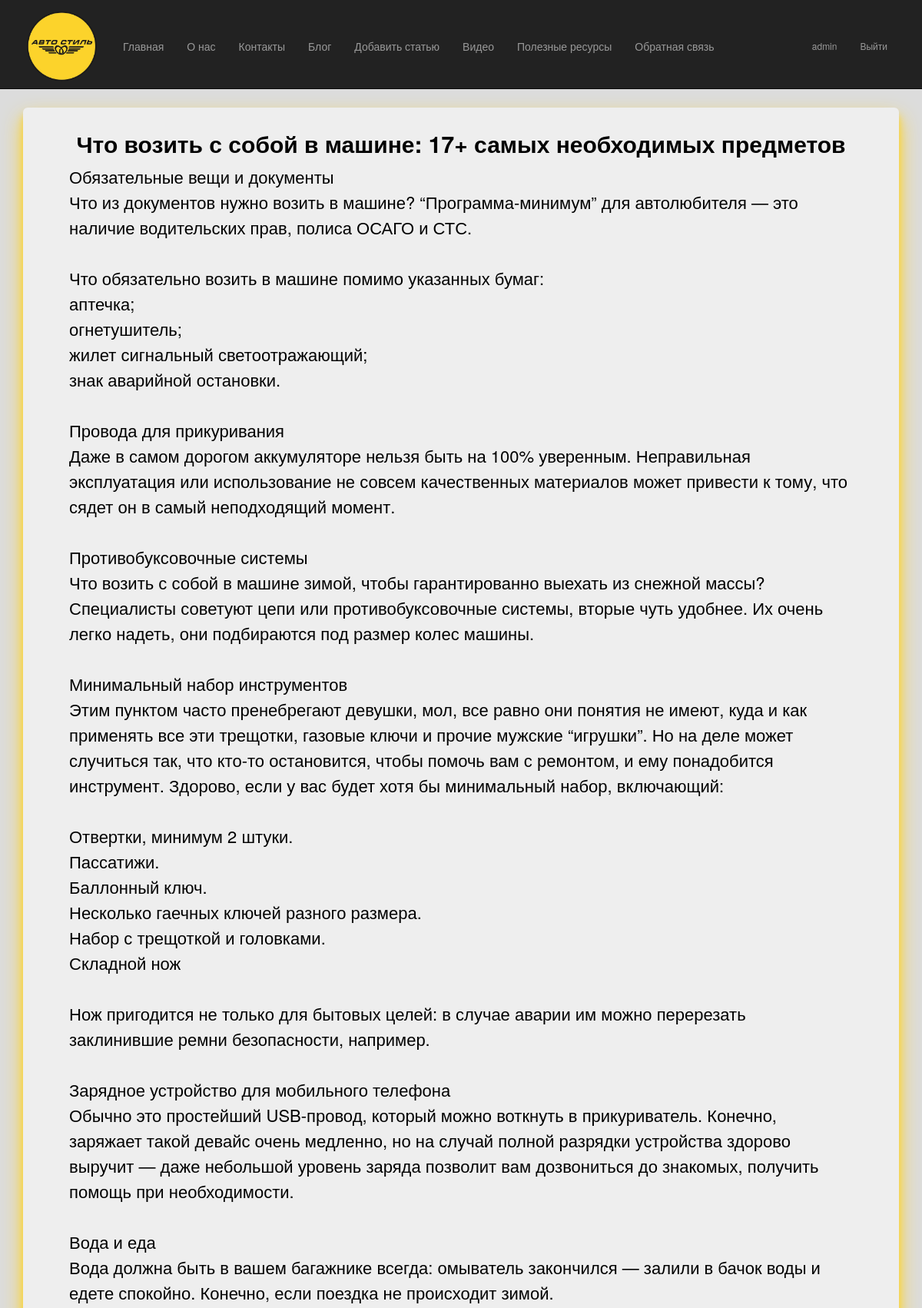
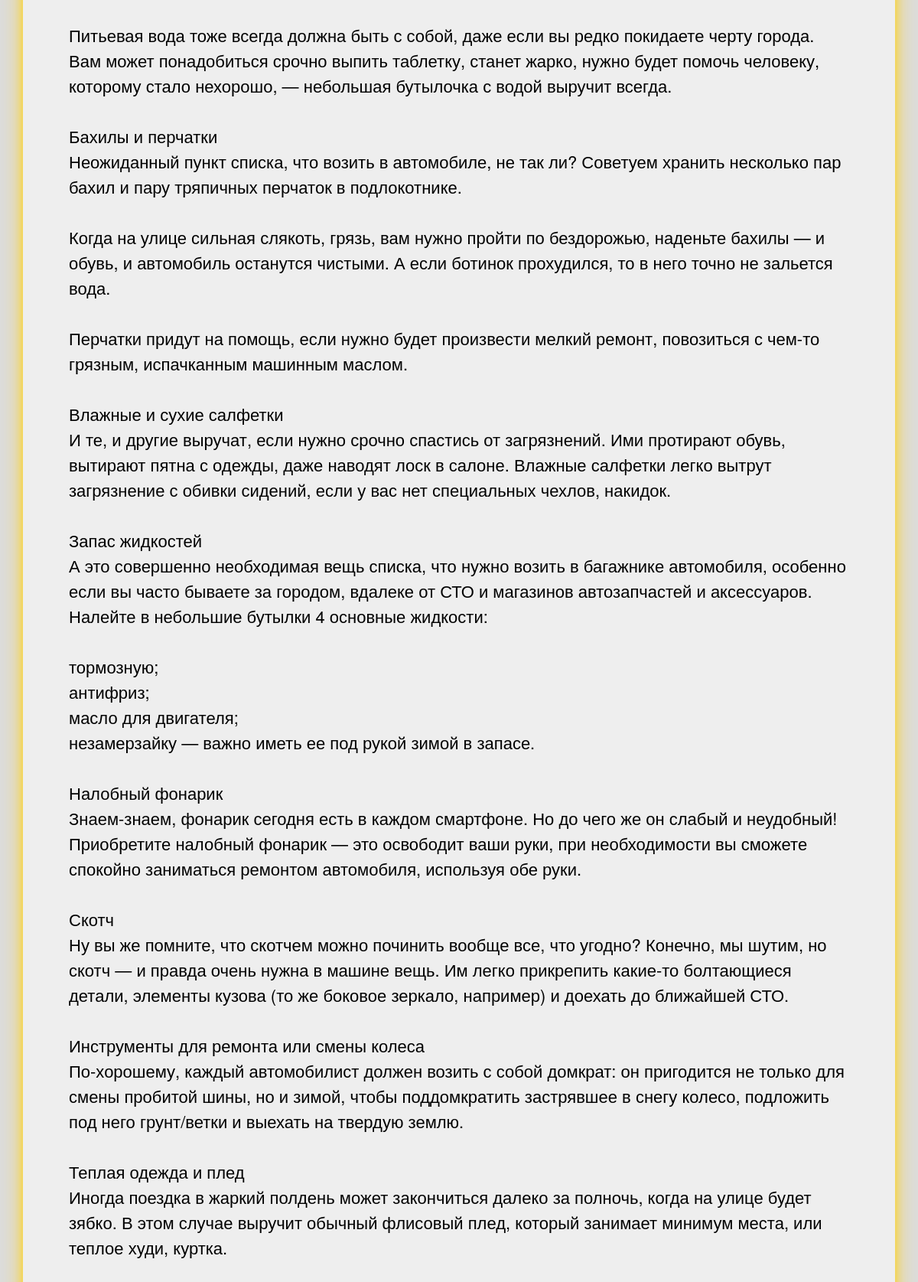
The page /blogpost/1/ (signed in, upper part) on the database its author committed (2 pictures, top to bottom).
### app/models.py (models this page shows, shortened)
class Blog(models.Model):
    author = models.ForeignKey(User, null=True, blank=True, on_delete = models.SET_NULL, verbose_name = "Автор")
    title = models.CharField(max_length = 100, unique_for_date = "posted", verbose_name= "Заголовок")
    description = models.TextField(verbose_name = "Краткое содержание")
    content = models.TextField(verbose_name = "Полное содержание")
    posted = models.DateTimeField(default = datetime.now(), db_index = True, verbose_name = "Опубликована")
    image = models.FileField(default = 'temp.jpg', verbose_name="Путь к картинке")
    class Meta:
        db_table = "Posts"                      # Имя таблицы для модели
        ordering = ["-posted"]                  # Порядок сортировки данных в модели ( "-" означает убывание)
        verbose_name = "статья блога"           # Имя, под которым модель будет отображаться административном разделе (для одной статьи блога)
        verbose_name_plural = "статьи блога"    # Тоже для всех статей блога

### app/views.py (the view)
# urls.py: path('blogpost/<int:parametr>/', views.blogpost, name='blogpost'),
def blogpost(request, parametr):
    assert isinstance(request, HttpRequest)
    post_1 = Blog.objects.get(id=parametr) # запрос на выбор конкретной статьи по параметру
    comments = Comment.objects.filter(post=parametr)
    if request.method == "POST": # после отправки данных формы на сервер методом POST
        form = CommentForm(request.POST)
        if form.is_valid():
            comment_f = form.save(commit=False)
            comment_f.author = request.user # добавляем (так как этого поля нет в форме) в модель Комментария (Comment) в поле автор авторизованного пользователя
            comment_f.date = datetime.now() # добавляем в модель Комментария (Comment) текущую дату
            comment_f.post = Blog.objects.get(id=parametr) # добавляем в модель Комментария (Comment) статью, для которой данный комментарий
            comment_f.save() # сохраняем изменения после добавления полей
            return redirect('blogpost', parametr=post_1.id) # переадресация на ту же страницу статьи после отправки комментария
    else:
        form = CommentForm() # создание формы для ввода комментария
    return render(
        request,
        'app/blogpost.html',
        {
            'post_1': post_1, # передача конкретной статьи в шаблон веб-страницы
            'comments': comments, # передача всех комментариев к данной статье в шаблон веб-страницы
            'form': form, # передача формы добавления комментария в шаблон веб-страницы
            'year':datetime.now().year,
        }
    )

### app/templates/app/blogpost.html (shortened to what this page needs)
{% extends "app/layout.html" %}
{% block content %}
<div class="jumbotron blogpost">
    <h2> {{post_1.title}} </h2>
    <p> {{post_1.content|linebreaksbr}} </p>
</div>
{% endblock %}

### app/templates/app/loginpartial.html (shortened to what this page needs)
﻿{% if user.is_authenticated %}
<form id="logoutForm" action="/logout/" method="post" class="navbar-right">
    <ul class="nav navbar-nav navbar-right">
        <li><span class="navbar-brand">{{ user.username }}</span></li>
        <li><a href="javascript:document.getElementById('logoutForm').submit()">Выйти</a></li>
    </ul>
</form>
{% endif %}

### app/static/app/content/site.css (style rules this page uses)
body { padding-top: 120px; padding-bottom: 20px; background-color: gainsboro; }
.navbar-nav { margin-top: 35px; font-size: 14px; }
.navbar-brand { padding-bottom:0; }
.navbar-right, .navbar-right .navbar-brand { font-size: 12px; }
.jumbotron { padding: 10px; box-shadow: 0 14px 28px #FCD32B, 0 10px 10px #FCD32B; }
.jumbotron p { font-size: 22px; line-height: 150%; }
body { overflow-y: scroll; }
.blogpost h2 { font-weight:bold; text-align:center; }

### rows shown on the page
Blog: title "Что возить с собой в машине: 17+ самых необходимых предметов", content "Обязательные вещи и документы Что из документов нужно возить в машине? “Программа-минимум” для автолюбителя — это наличие водительских прав, полиса ОСАГО и СТС. Что обязательно возить в машине помимо указанных бумаг: аптечка; огнетушитель; жилет сигнальный светоотражающий; знак аварийной остановки. Провода для прикуривания Даже в самом дорогом аккумуляторе нельзя быть на 100% уверенным. Неправильная эксплуатация или использование не совсем качественных материалов может привести к тому, что сядет он в самый неподходящий момент. Противобуксовочные системы Что возить с собой в машине зимой, чтобы гарантированно выехать из снежной массы? Специалисты советуют цепи или противобуксовочные системы,…"

### other values the page prints
{{ user.username }} "admin"
